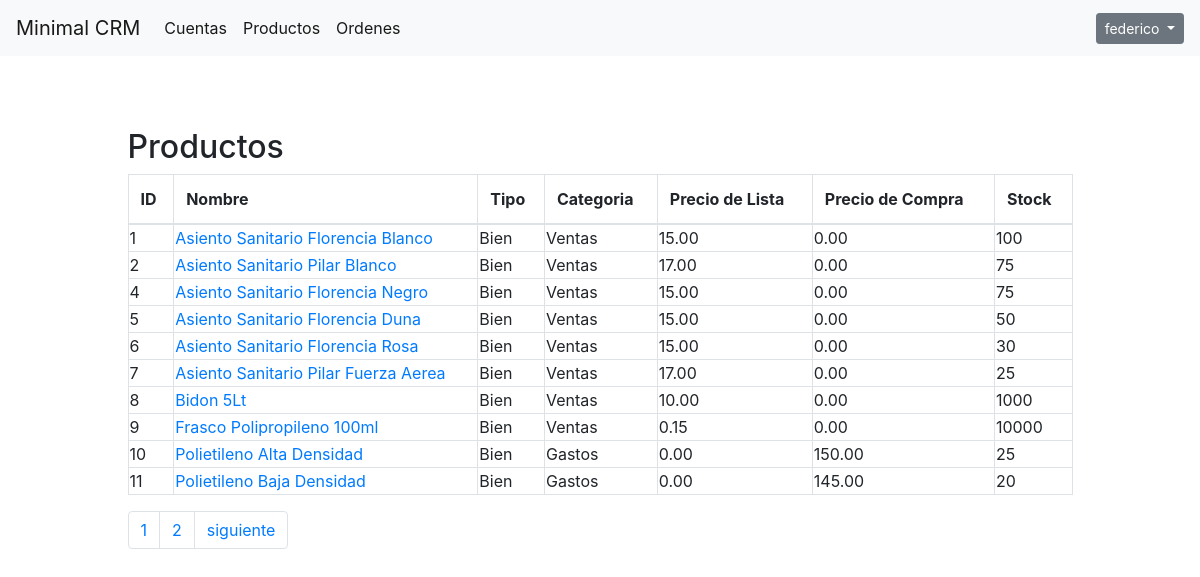
The page /lista_productos/ (signed in) on the database its author committed.
### crm/models.py (models this page shows, shortened)
class Producto(models.Model):
    nombre = models.CharField(max_length=256)
    tipo = models.CharField(max_length=256, choices=PROD_TIPO, default="Bien")
    categoria = models.CharField(max_length=256, choices=PROD_CATEGORIA, default="Ventas")
    descripcion = models.CharField(max_length=256)
    precio_lista = models.DecimalField(decimal_places=2, max_digits=20, null=True)
    precio_compra = models.DecimalField(decimal_places=2, max_digits=20, null=True)
    stock = models.IntegerField(default=1, null=True)
    def get_absolute_url(self):
        return reverse('producto-details', args=[str(self.id)])

### crm/views.py (the view)
# urls.py: path('lista_productos/', ListaProductos.as_view(), name='lista_productos'),
class ListaProductos(LoginRequiredMixin, ListView):
    model = Producto
    context_object_name = 'lista_productos'
    template_name = 'lista_productos.html'
    paginate_by = 10

### templates/lista_productos.html (shortened to what this page needs)
{% extends "header.html" %}
{% block content %}
<div class="col-md-12">
    <br />
    <br />
    <br />
    <div class="col-md-10 col-md-offset-4 centered">
    <h2>Productos</h2>
        {% if lista_productos %}
        <table class="table table-bordered">
            <thead>
                <th>ID</th>
                <th>Nombre</th>
                <th>Tipo</th>
                <th>Categoria</th>
                <th>Precio de Lista</th>
                <th>Precio de Compra</th>
                <th>Stock</th>
            </thead>
        {% for producto in lista_productos %}
            <tr>
                <td>{{ producto.id}}</td>
                <td><a href="{{ producto.get_absolute_url }}">{{ producto.nombre }}</a></td>
                <td>{{ producto.tipo }}</td>
                <td>{{ producto.categoria }}</td>
                <td>{{ producto.precio_lista}}</td>
                <td>{{ producto.precio_compra }}</td>
                <td>{{ producto.stock }}</td>
            </tr>
        {% endfor %}
        </table>
        {% endif %}
        {% if is_paginated %}
        <ul class="pagination">
            {% for i in paginator.page_range %}
                {% if page_obj.has_next %}
                    <li class="page-item"><a class="page-link" href="/lista_productos?page={{i}}">{{i}}</a></li>
                {% endif %}
            {% endfor %}
            {% if page_obj.has_next %}
                <li class="page-item"><a class="page-link" href="/lista_productos?page={{ page_obj.next_page_number }}">siguiente</a></li>
            {% endif %}
        </ul>
        {% endif %}
    </div>
</div>
{% endblock %}

### templates/header.html (shortened to what this page needs)
{% load static %}
<!DOCTYPE html>
<html lang="es">
<head>
    <link rel="stylesheet" href="https://stackpath.bootstrapcdn.com/bootstrap/4.2.1/css/bootstrap.min.css">
    <link rel="stylesheet" href="https://cdnjs.cloudflare.com/ajax/libs/font-awesome/4.6.3/css/font-awesome.min.css">
</head>
<body>
    <nav class="navbar navbar-expand-lg navbar-light bg-light">
        <a class="navbar-brand" href="{% url 'index' %}">Minimal CRM</a>
      <div class="collapse navbar-collapse" id="navbarSupportedContent">
        <ul class="navbar-nav mr-auto">
          <li class="nav-item active">
              <a class="nav-link" href="{% url 'lista_cuentas' %}">Cuentas<span class="sr-only">(current)</span></a>
          </li>
          <li class="nav-item active">
              <a class="nav-link" href="{% url 'lista_productos' %}">Productos<span class="sr-only">(current)</span></a>
          </li>
          <li class="nav-item active">
              <a class="nav-link" href="{% url 'lista_ordenes' %}">Ordenes<span class="sr-only">(current)</span></a>
          </li>
        </ul>
        {% if user.is_authenticated %}
        <div class="dropdown">
            <button class="btn btn-sm btn-secondary dropdown-toggle" type="button" id="dropdownMenuButton" data-toggle="dropdown" aria-haspopup="true" aria-expanded="false">
            {{ user.username }}
           </button>
        </div>
        {% else %}
            <a href="{% url 'login' %}">Ingresar</a>
        {% endif %}
      </div>
    </nav>
{% block content %}
{% endblock %}
</body>
</html>

### templates/header.html (style rules this page uses)
.centered { margin: 0 auto; }
tr td { padding: 1px !important; margin: 1px !important; }

### rows shown on the page
Producto: id "1", nombre "Asiento Sanitario Florencia Blanco", tipo "Bien", categoria "Ventas", precio_lista "15.00", precio_compra "0.00", stock "100"
Producto: id "2", nombre "Asiento Sanitario Pilar Blanco", tipo "Bien", categoria "Ventas", precio_lista "17.00", precio_compra "0.00", stock "75"
Producto: id "4", nombre "Asiento Sanitario Florencia Negro", tipo "Bien", categoria "Ventas", precio_lista "15.00", precio_compra "0.00", stock "75"
Producto: id "5", nombre "Asiento Sanitario Florencia Duna", tipo "Bien", categoria "Ventas", precio_lista "15.00", precio_compra "0.00", stock "50"
Producto: id "6", nombre "Asiento Sanitario Florencia Rosa", tipo "Bien", categoria "Ventas", precio_lista "15.00", precio_compra "0.00", stock "30"
Producto: id "7", nombre "Asiento Sanitario Pilar Fuerza Aerea", tipo "Bien", categoria "Ventas", precio_lista "17.00", precio_compra "0.00", stock "25"
Producto: id "8", nombre "Bidon 5Lt", tipo "Bien", categoria "Ventas", precio_lista "10.00", precio_compra "0.00", stock "1000"
Producto: id "9", nombre "Frasco Polipropileno 100ml", tipo "Bien", categoria "Ventas", precio_lista "0.15", precio_compra "0.00", stock "10000"
Producto: id "10", nombre "Polietileno Alta Densidad", tipo "Bien", categoria "Gastos", precio_lista "0.00", precio_compra "150.00", stock "25"
Producto: id "11", nombre "Polietileno Baja Densidad", tipo "Bien", categoria "Gastos", precio_lista "0.00", precio_compra "145.00", stock "20"

### other values the page prints
{{ user.username }} "federico"
{{ i }} "1" "2"
